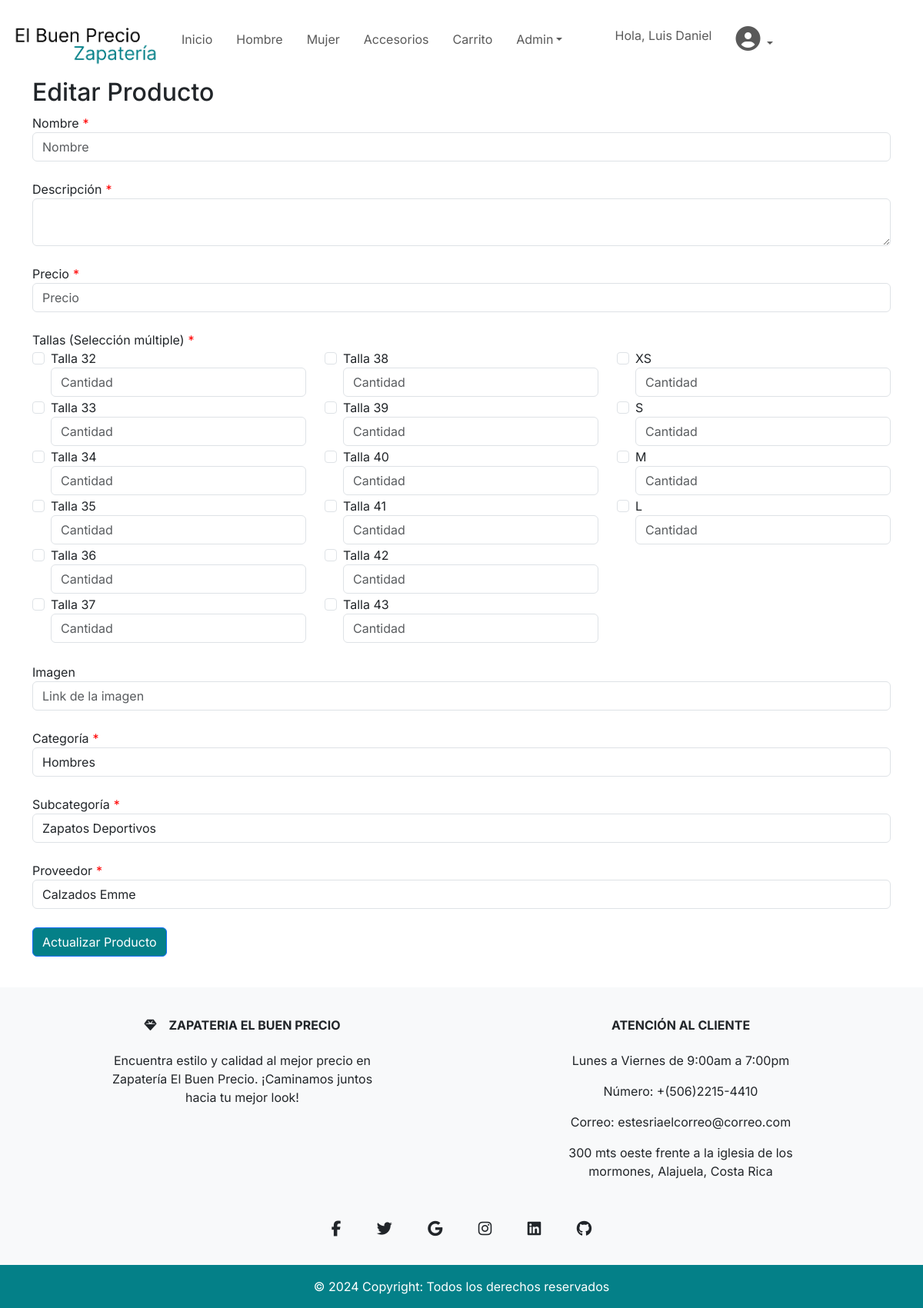
Screenshot of /actualizarproducto.php (signed in) with the database file from the repository.
### tables this page shows
CREATE TABLE `tallas` (
  `Id_Talla` int(11) NOT NULL,
  `Descripcion` varchar(255) NOT NULL
);

### DAL/productosCrud.php (called while the page is built, shortened)
<?php
function getArray($sql) {
    try {
        $oConexion = conectarDb();
        if(mysqli_set_charset($oConexion, "utf8")){
            if(!$result = mysqli_query($oConexion, $sql)) die();
            $retorno = array();
            while ($row = mysqli_fetch_array($result)) {
                $retorno[] = $row;
            }
        }
    } catch (\Throwable $th) {
        echo $th;
    }finally{
        Desconectar($oConexion);
    }
    return $retorno;
}
?>

### actualizarproducto.php (the view, shortened to what this page needs)
<?php
require_once "DAL/productosCrud.php";
$categorias = getArray("SELECT * FROM categorias");
$subcategorias = getArray("SELECT * FROM subcategoria");
$proveedores = getArray("SELECT * FROM proveedores");
$tallas = getArray("SELECT * FROM tallas");
include_once 'include/templates/header.php';
?>
<main>
    <div class="container">
        <h2>Editar Producto</h2>
        <form method="post" action="<?php echo $_SERVER['PHP_SELF']; ?>">
            <div class="form-group">
                <label for="nombre">Nombre<span class="required">*</span></label>
                <input type="text" class="form-control" id="Nombre" name="nombre" placeholder="Nombre" maxlength="255"
                    value="<?= $nombre ?>">
            </div>
            <br>
            <div class="form-group">
                <label for="descripcion">Descripción<span class="required">*</span></label>
                <textarea class="form-control" id="Descripcion" name="descripcion" rows="2"
                    maxlength="200"><?= $descripcion ?></textarea>
            </div>
            <br>
            <div class="form-group">
                <label for="precio">Precio<span class="required">*</span></label>
                <input type="number" class="form-control" id="Precio" name="precio" placeholder="Precio"
                    value="<?= $precio ?>">
            </div>
            <br>
            <div class="form-group">
                <label>Tallas (Selección múltiple)<span class="required">*</span></label>
                <div class="row">
                    <?php $colSize = ceil(count($tallas) / 3); ?>
                    <?php foreach ($tallas as $index => $tallaItem): ?>
                    <?php if ($index % $colSize === 0): ?>
                    <div class="col-md-4">
                        <?php endif; ?>
                        <div class="form-check">
                            <input class="form-check-input" type="checkbox"
                                id="talla_<?php echo $tallaItem['Id_Talla']; ?>" name="talla[]"
                                value="<?php echo $tallaItem['Id_Talla']; ?>"
                                <?php if (in_array($tallaItem['Id_Talla'], $tallaArray)): ?> checked <?php endif; ?>>
                            <label class="form-check-label" for="talla_<?php echo $tallaItem['Id_Talla']; ?>">
                                <?php echo $tallaItem['Descripcion']; ?>
                            </label>
                            <?php
                            $indice = array_search($tallaItem['Id_Talla'], $tallaArray);
                            if ($indice !== false && isset($cantidadArray[$indice])) {
                                $cantidadValue = $cantidadArray[$indice];
                            } else {
                                $cantidadValue = '';
                            }
                            ?>
                            <input type="number" class="form-control"
                                id="cantidad_<?php echo $tallaItem['Id_Talla']; ?>"
                                name="cantidad[<?php echo $tallaItem['Id_Talla']; ?>]" placeholder="Cantidad"
                                value="<?php echo $cantidadValue; ?>">
                        </div>
                        <?php if (($index + 1) % $colSize === 0 || ($index + 1) === count($tallas)): ?>
                    </div>
                    <?php endif; ?>
                    <?php endforeach; ?>
                </div>
            </div>
            <br>
            <div class="form-group">
                <label for="imagen">Imagen</label>
                <input type="text" class="form-control" id="Imagen" name="imagen" placeholder="Link de la imagen"
                    maxlength="255" value="<?= $imagen ?>">
            </div>
            <br>
            <div class="form-group">
                <label for="categoria">Categoría<span class="required">*</span></label>
                <select class="form-control" id="Categoria" name="categoria">
                    <?php foreach ($categorias as $cat): ?>
                    <option value="<?= $cat['Id_Categoria'] ?>"
                        <?= ($cat['Id_Categoria'] == $Id_Categoria) ? 'selected' : '' ?>>
                        <?= $cat['Descripcion'] ?>
                    </option>
                    <?php endforeach; ?>
                </select>
            </div>
            <br>
            <div class="form-group">
                <label for="subcategoria">Subcategoría<span class="required">*</span></label>
                <select class="form-control" id="Subcategoria" name="subcategoria">
                    <?php foreach ($subcategorias as $subcat): ?>
                    <option value="<?= $subcat['id_SubCategoria'] ?>"
                        <?= ($subcat['id_SubCategoria'] == $Id_Subcategoria) ? 'selected' : '' ?>>
                        <?= $subcat['nombre'] ?>
                    </option>
                    <?php endforeach; ?>
                </select>
            </div>
            <br>
            <div class="form-group">
                <label for="proveedor">Proveedor<span class="required">*</span></label>
                <select class="form-control" id="Proveedor" name="proveedor">
                    <?php foreach ($proveedores as $prov): ?>
                    <option value="<?= $prov['Id_Proveedor'] ?>"
                        <?= ($prov['Id_Proveedor'] == $Id_Proveedor) ? 'selected' : '' ?>>
                        <?= $prov['Nombre'] ?>
                    </option>
                    <?php endforeach; ?>
                </select>
            </div>
            <br>
            <div>
                <button type="submit" class="btn btn-primary color-boton">Actualizar Producto</button>
            </div>
            <br>
        </form>
    </div>
</main>
<?php
include_once 'include/templates/footer.php';
?>
</html>

### css/styles.css (style rules this page uses)
* { font-family: "Inter", sans-serif; font-optical-sizing: auto; }
.color-boton { background-color: var(--principal); }
.required { color: red; margin-left: 5px; }

### rows the page displays
tallas: Descripcion "Talla 32"
tallas: Descripcion "Talla 33"
tallas: Descripcion "Talla 34"
tallas: Descripcion "Talla 35"
tallas: Descripcion "Talla 36"
tallas: Descripcion "Talla 37"
tallas: Descripcion "Talla 38"
tallas: Descripcion "Talla 39"
tallas: Descripcion "Talla 40"
tallas: Descripcion "Talla 41"
tallas: Descripcion "Talla 42"
tallas: Descripcion "Talla 43"
tallas: Descripcion "XS"
tallas: Descripcion "S"
tallas: Descripcion "M"
tallas: Descripcion "L"

### other values shown
$_SESSION['nombre'] "Luis Daniel"
form field categoria "Hombres"
form field subcategoria "Zapatos Deportivos"
form field proveedor "Calzados Emme"
